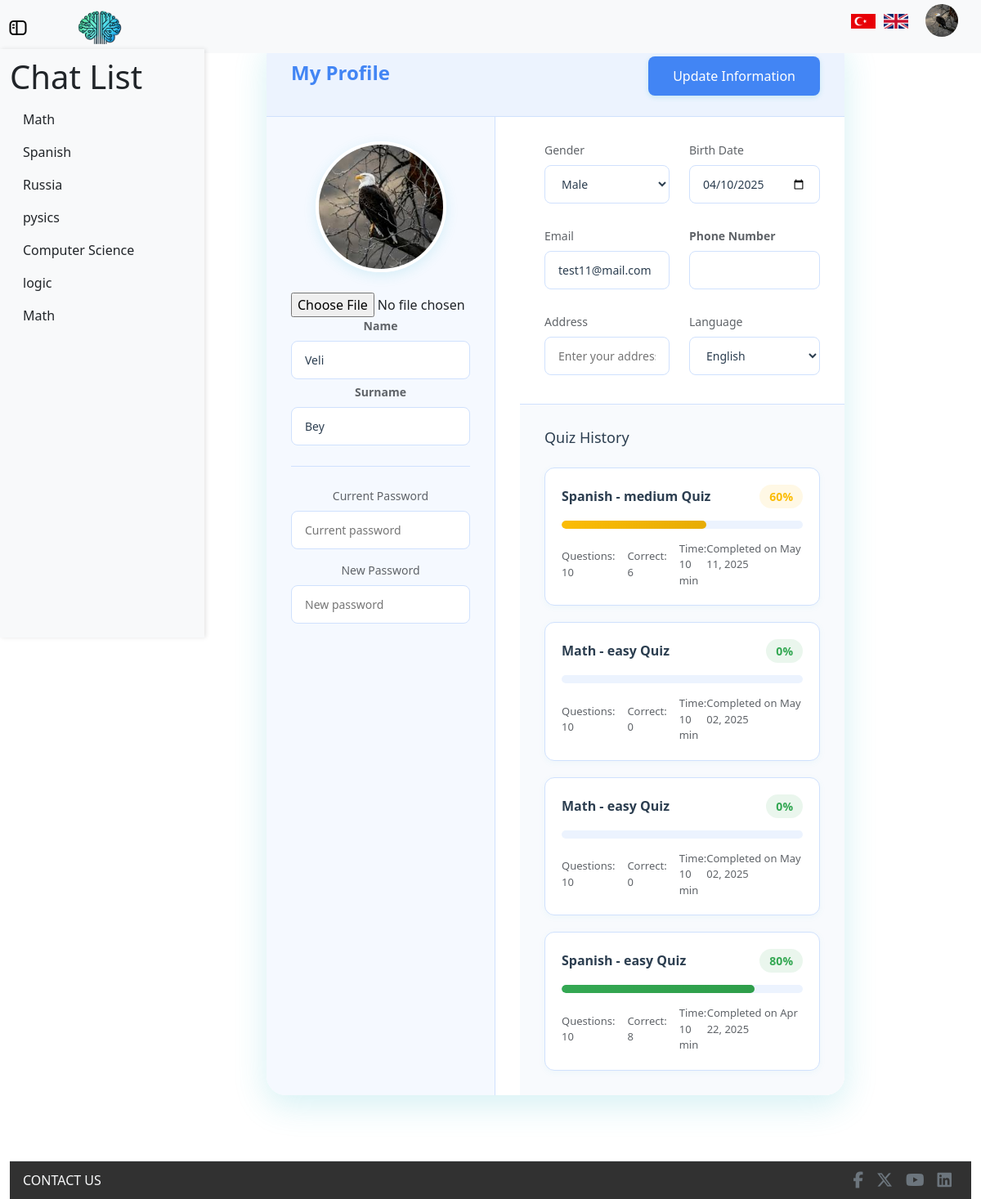
The app's page /profile (signed in), older data.
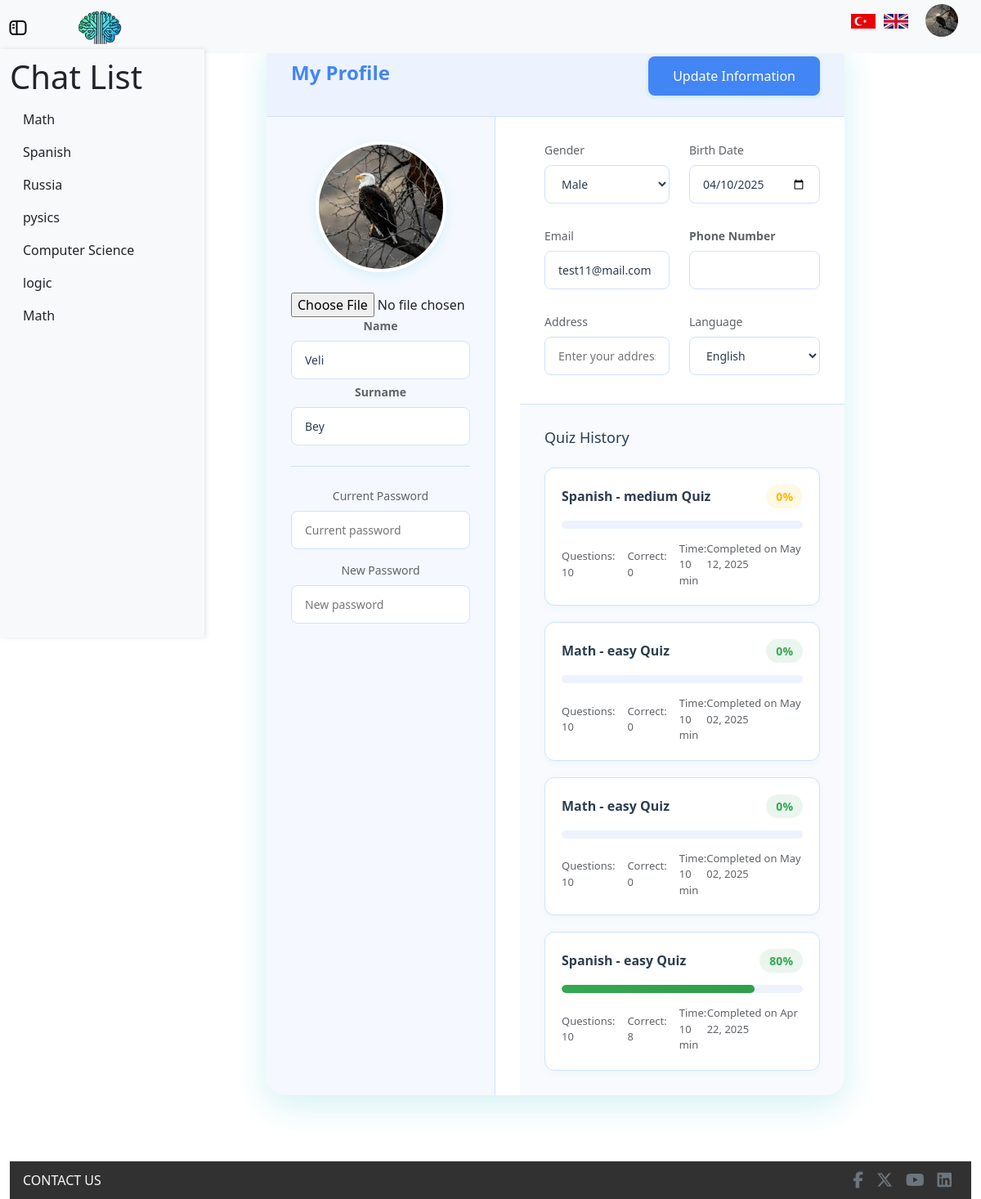
The same page, newer data.
### models/information.py (models this page shows)
class Information(db.Model):
    id = db.Column(db.Integer, primary_key=True, autoincrement=True)
    user_id = db.Column(db.Integer, db.ForeignKey('user.id'), nullable=False)
    name = db.Column(db.String(50))
    surname = db.Column(db.String(50))
    telephone_number = db.Column(db.String(15))
    birth_date = db.Column(db.Date)
    gender = db.Column(db.String(10))
    address = db.Column(db.String(255))
    language = db.Column(db.String(20))
    profile_image = db.Column(db.String(200), nullable=True)

### models/chat_history.py (models this page shows)
class ChatHistory(db.Model):
    id = db.Column(db.Integer, primary_key=True)
    user_id = db.Column(db.Integer, db.ForeignKey('user.id'), nullable=False)
    topic = db.Column(db.String(100), nullable=False)
    chats = db.Column(MutableList.as_mutable(db.JSON), nullable=True)
    difficulty = db.Column(db.String(100), nullable=False, default="easy")
    timestamp = db.Column(db.DateTime, nullable=False, default=db.func.current_timestamp())
    realchat_count = db.Column(db.Integer, nullable=False, default=0)
    extrachat = db.Column(db.Integer, nullable=False, default=0)
    is_sumbitted = db.Column(db.Boolean, nullable=False, default=False)
    is_quizstarted = db.Column(db.Boolean, nullable=False, default=False)

### models/user.py (models this page shows)
class User(UserMixin, db.Model):
    id = db.Column(db.Integer, primary_key=True, autoincrement=True)
    email = db.Column(db.String(120), unique=True, nullable=False)
    password = db.Column(db.Text, nullable=False)
    information = db.relationship('Information', backref='user', lazy=True)
    chats = db.relationship('ChatHistory', backref='user', lazy=True)
    currentChatID = db.Column(db.Integer, nullable=True)

### models/quiz_result.py (models this page shows)
class QuizResult(db.Model):
    id = db.Column(db.Integer, primary_key=True)
    quiz_id = db.Column(db.Integer, db.ForeignKey('quiz.id'), nullable=False)
    score = db.Column(db.Integer, nullable=False)
    point = db.Column(db.Integer)
    passed = db.Column(db.Boolean)
    userAnswers = db.Column(MutableList.as_mutable(db.JSON))
    correctAnswers = db.Column(MutableList.as_mutable(db.JSON))
    timestamp = db.Column(db.DateTime, default=datetime.utcnow)

### models/quiz.py (models this page shows)
class Quiz(db.Model):
    id = db.Column(db.Integer, primary_key=True, autoincrement=True)
    user_id = db.Column(db.Integer, db.ForeignKey('user.id'), nullable=False)
    chat_id = db.Column(db.Integer, db.ForeignKey('chat_history.id'), nullable=False)
    difficulty = db.Column(db.String(100), nullable=False, default="easy")
    timestamp = db.Column(db.DateTime, nullable=False, default=db.func.current_timestamp())
    questions = db.relationship('QuizQuestion', backref='quiz', lazy=True, cascade="all, delete-orphan")

### routes/profile_routes.py (the view)
@profile_bp.route("/profile")
@login_required
def profile_page():
    user_chats = ChatHistory.query.filter_by(user_id=current_user.id).all()
    current_user.currentChatID = None
    db.session.commit()
    user_information = Information.query.filter_by(user_id=current_user.id).first()
    quizzes = (
        db.session.query(Quiz, QuizResult)
        .join(QuizResult, Quiz.id == QuizResult.quiz_id)
        .filter(Quiz.user_id == current_user.id)
        .order_by(QuizResult.timestamp.desc())
        .all()
    )
    result_list = []
    for quiz, result in quizzes:
        current_chat = ChatHistory.query.filter_by(id=quiz.chat_id).first()
        topic = current_chat.topic if current_chat else "Unknown Topic"
        difficulty = getattr(quiz, 'difficulty', 'Normal')
        result_list.append({
            "difficulty": difficulty,
            "title": f"{topic} - {difficulty} Quiz",
            "score": result.score,
            "correct": result.point,
            "total": 10,
            "time": 10,
            "date": result.timestamp.strftime("%b %d, %Y")
        })
    return render_template("profile.html", info=user_information, user_chats=user_chats, quiz_results=result_list)

### templates/profile.html (shortened to what this page needs)
{% extends "layouts/profile_layout.html" %} {% block title %} Profile Page {% endblock title %}
{% block content %}
    <div class="container">
        <form method="POST" action="{{ url_for('profile_routes.update_information') }}" enctype="multipart/form-data">
            <div class="header">
                <h1>{{ _('My Profile') }}</h1>
                <button type="submit" class="save-btn" id="saveProfile">{{ _('Update Information') }}</button>
            </div>
            <div class="profile-section">
                <div class="profile-image">
                    <img src="{{ url_for('static', filename=info.profile_image or 'images/user.png') }}" alt="Profile Picture">
                    <input type="file" name="profile_image"/>
                    <div class="form-group">
                        <label for="name" class="form-label"><strong>{{ _('Name') }}</strong></label>
                        <input type="text" class="form-control" id="name" name="name" value="{{ info.name if info else '' }}" />
                    </div>
                    <div class="form-group">
                        <label for="surname" class="form-label"><strong>{{ _('Surname') }}</strong></label>
                        <input type="text" class="form-control" id="surname" name="surname" value="{{ info.surname if info else '' }}" />
                    </div>
                    <div class="form-group password-group">
                        <label>{{ _('Current Password') }}</label>
                        <input type="password" placeholder="Current password" readonly>
                        <label>{{ _('New Password') }}</label>
                        <input type="password" placeholder="New password" disabled>
                    </div>
                </div>
                <div class="form-content">
                    <div class="form-grid">
                        <div class="form-group">
                            <label>{{ _('Gender') }}</label>
                            <select name="gender">
                                <option value="Male" {% if info and info.gender == 'Male' %}selected{% endif %}>Male</option>
                            </select>
                        </div>
                        <div class="form-group">
                            <label for="birth_date">{{ _('Birth Date') }}</label>
                            <input type="date" name="birth_date" value="{{ info.birth_date if info else '' }}">
                        </div>
                        <div class="form-group">
                            <label>{{ _('Email') }}</label>
                            <input type="email" value="{{ current_user.email }}" readonly>
                        </div>
                        <div class="form-group">
                            <label for="telephone_number" class="form-label"><strong>{{ _('Phone Number') }}</strong></label>
                            <input type="text" class="form-control" id="telephone_number" name="telephone_number" value="{{ info.telephone_number if info else '' }}" />
                        </div>
                        <div class="form-group">
                            <label for="address">{{ _('Address') }}</label>
                            <input type="text" id="address" name="address" placeholder="Enter your address" value="{{ info.address if info else '' }}">
                        </div>
                        <div class="form-group">
                            <label>{{ _('Language') }}</label>
                            <select name="language">
                                <option value="English" {% if info and info.language == 'English' %}selected{% endif %}>English</option>
                            </select>
                        </div>
                    </div>
                    <div class="quiz-history">
                        <h3>
                            {{ _(' Quiz History') }}
                        </h3>
                        <div class="quiz-list">
                            {% for quiz in quiz_results %}
                            <div class="quiz-item">
                                <div class="quiz-header">
                                    <h4 class="quiz-title">{{ quiz.title }}</h4>
                                    <span class="quiz-score score-{{ 'high' if quiz.difficulty == 'easy' else 'medium' if quiz.difficulty == 'medium' else 'low' }}">{{ quiz.score }}%</span>
                                </div>
                                <div class="quiz-progress-bar">
                                    <div class="quiz-progress progress-{{ 'high' if quiz.difficulty == 'easy' else 'medium' if quiz.difficulty == 'medium' else 'low' }}" style="width: {{ quiz.correct * 10 }}%"></div>
                                </div>
                                <div class="quiz-details">
                                    <div class="quiz-info">
                                        <span>{{ _('Questions: ') }} {{ quiz.total }}</span>
                                        <span>{{ _('Correct: ') }} {{ quiz.correct }}</span>
                                        <span>{{ _('Time: ') }} {{ quiz.time }} min</span>
                                    </div>
                                    <div class="quiz-date">{{ _('Completed on ') }} {{ quiz.date }}</div>
                                </div>
                            </div>
                            {% endfor %}
                        </div>
                    </div>
                </div>
            </div>
        </form>
    </div>
    {% endblock content %}

### templates/layouts/profile_layout.html (shortened to what this page needs)
<!doctype html>
<html lang="en">
<head>
    <link rel="stylesheet" href="https://cdnjs.cloudflare.com/ajax/libs/font-awesome/6.5.1/css/all.min.css">
    <link href="https://cdn.jsdelivr.net/npm/bootstrap@5.3.3/dist/css/bootstrap.min.css" rel="stylesheet" />
    <link href="{{ url_for('static', filename='css/style.css') }}" rel="stylesheet" />
    <link href="{{ url_for('static', filename='css/profile.css') }}" rel="stylesheet" />
</head>
<body>
    <nav class="navbar navbar-expand-lg navbar-light d-flex bg-light">
        <div class="container-fluid">
            {% if current_user.is_authenticated %}
            <a class="navbar-brand" id="toggle-sidebar"></a>
            <a class="navbar-brand" id="toggle-logo" href="{{ url_for('home_routes.home_page') }}"><img src="{{ url_for('static', filename='images/logo.jpg') }}" class="logo"/></a>
            <div class="navbar-nav ms-auto d-flex align-items-center" id="navbarNav">
                <ul class="navbar-brand d-flex align-items-center">
                    <li class="nav-item d-flex" id="change_language">
                        <a href="{{ url_for('language_routes.change_language', lang_code='tr') }}">
                            <img src="{{ url_for('static', filename='images/Türkçe.jpg') }}" alt="Türkçe" class="language-flag" />
                        </a>
                        <a href="{{ url_for('language_routes.change_language', lang_code='en') }}">
                            <img src="{{ url_for('static', filename='images/English.png') }}" alt="English" class="language-flag" />
                        </a>
                    </li>
                    <li class="nav-item ms-3">
                        <img src="{{ url_for('static', filename=info.profile_image or 'images/user.png') }}" class="rounded-circle"
                            id="userDropdown" role="button" data-bs-toggle="dropdown" aria-expanded="false" />
                    </li>
                </ul>
            </div>
            {% endif %}
        </div>
    </nav>
    <div class="container-fluid">
        <div class="row">
            {% if current_user.is_authenticated %}
            <div id="sidebar" class="col-md-3 col-lg-2 d-md-block bg-light sidebar d-flex flex-column pb-5">
                <h1>Chat List</h1>
                <ul class="nav flex-column position-sticky">
                    {% if user_chats %}
                    {% for chat in user_chats %}
                    <li class="nav-item">
                        <a class="nav-link text-dark" href="{{ url_for('chat_routes.chatl', id=chat.id) }}">
                            <span>{{ chat.topic }}</span>
                        </a>
                    </li>
                    {% endfor %}
                    {% else %}
                    <li class="nav-item">
                        <span class="text-muted">{{ _('No chat history available.') }}</span>
                    </li>
                    {% endif %}
                </ul>
            </div>
            {% endif %}
            <main class="col-md-9 ms-sm-auto col-lg-10 px-md-4 d-flex justify-content-center mt-4">
                {% block content %}{% endblock content %}
            </main>
        </div>
        <footer class="d-flex flex-column flex-md-row justify-content-between align-items-center border-top px-3 py-2">
        <span class="contact-us-text text-light text-center mb-2 mb-md-0">{{ _('CONTACT US') }}</span>
        <ul class="d-flex align-items-center justify-content-center list-unstyled mb-0">
            <li><a href="#" class="mx-2 fs-5 text-secondary"><i
                        class="footer-contact-us-icons fa-brands fa-facebook-f"></i></a></li>
            <li><a href="#" class="mx-2 fs-5 text-secondary"><i
                        class="footer-contact-us-icons fa-brands fa-x-twitter"></i></a></li>
            <li><a href="#" class="mx-2 fs-5 text-secondary"><i class="footer-contact-us-icons fab fa-youtube"></i></a>
            </li>
            <li><a href="#" class="mx-2 fs-5 text-secondary"><i class="footer-contact-us-icons fab fa-linkedin"></i></a>
            </li>
        </ul>
    </footer>
    </div>
</body>
</html>

Row changes from the older to the newer data that the page shows:
removed QuizResult: title "Spanish - medium Quiz", score "60", total "10", correct "6", time "10", date "May 11, 2025"
added QuizResult: title "Spanish - medium Quiz", score "0", total "10", correct "0", time "10", date "May 12, 2025"
